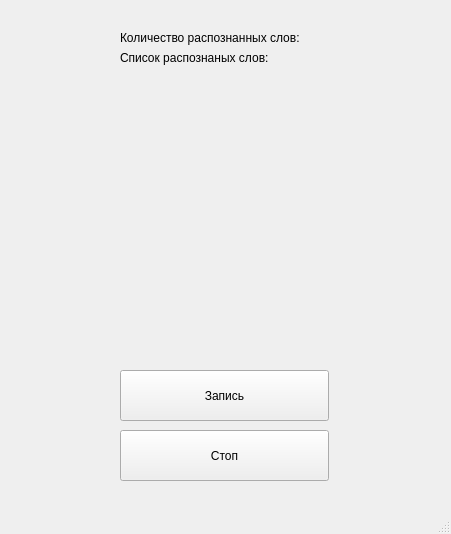
<?xml version="1.0" encoding="UTF-8"?>
<ui version="4.0">
 <class>MainWindow</class>
 <widget class="QMainWindow" name="MainWindow">
  <property name="geometry">
   <rect>
    <x>0</x>
    <y>0</y>
    <width>451</width>
    <height>534</height>
   </rect>
  </property>
  <property name="windowTitle">
   <string>MainWindow</string>
  </property>
  <widget class="QWidget" name="centralwidget">
   <widget class="QPushButton" name="pushButton">
    <property name="geometry">
     <rect>
      <x>120</x>
      <y>370</y>
      <width>209</width>
      <height>51</height>
     </rect>
    </property>
    <property name="text">
     <string>Запись</string>
    </property>
   </widget>
   <widget class="QPushButton" name="pushButton_2">
    <property name="geometry">
     <rect>
      <x>120</x>
      <y>430</y>
      <width>209</width>
      <height>51</height>
     </rect>
    </property>
    <property name="text">
     <string>Стоп</string>
    </property>
   </widget>
   <widget class="QLabel" name="label">
    <property name="geometry">
     <rect>
      <x>120</x>
      <y>30</y>
      <width>209</width>
      <height>16</height>
     </rect>
    </property>
    <property name="text">
     <string>Количество распознанных слов: </string>
    </property>
   </widget>
   <widget class="QLabel" name="label_2">
    <property name="geometry">
     <rect>
      <x>120</x>
      <y>80</y>
      <width>201</width>
      <height>271</height>
     </rect>
    </property>
    <property name="text">
     <string/>
    </property>
   </widget>
   <widget class="QLabel" name="label_3">
    <property name="geometry">
     <rect>
      <x>120</x>
      <y>50</y>
      <width>170</width>
      <height>16</height>
     </rect>
    </property>
    <property name="text">
     <string>Список распознаных слов:</string>
    </property>
   </widget>
  </widget>
  <widget class="QMenuBar" name="menubar">
   <property name="geometry">
    <rect>
     <x>0</x>
     <y>0</y>
     <width>451</width>
     <height>22</height>
    </rect>
   </property>
  </widget>
  <widget class="QStatusBar" name="statusbar"/>
 </widget>
 <resources/>
 <connections/>
</ui>
